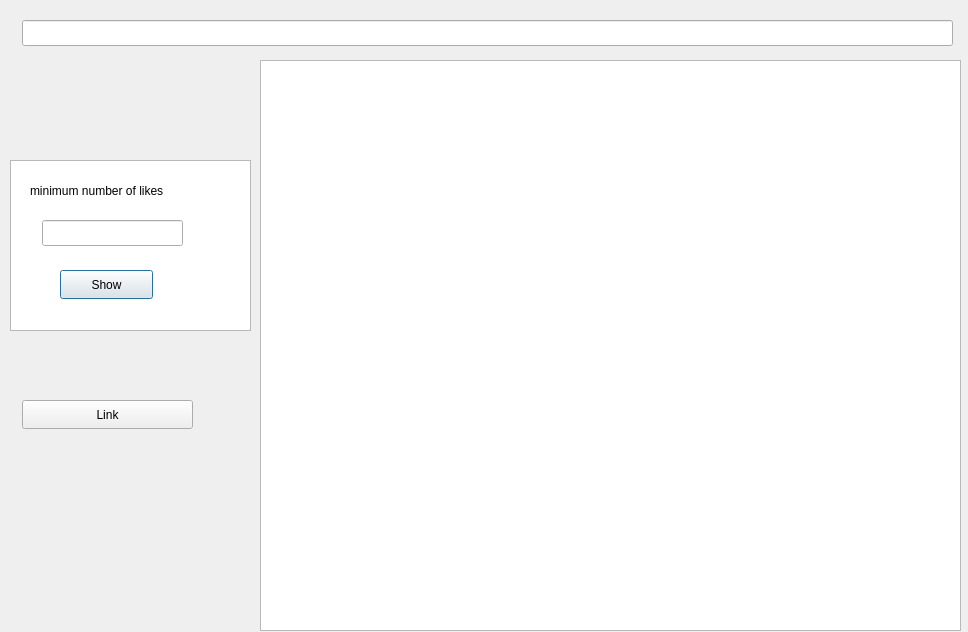
<?xml version="1.0" encoding="UTF-8"?>
<ui version="4.0">
 <class>VideoWindow</class>
 <widget class="QDialog" name="VideoWindow">
  <property name="geometry">
   <rect>
    <x>0</x>
    <y>0</y>
    <width>968</width>
    <height>632</height>
   </rect>
  </property>
  <property name="windowTitle">
   <string>Dialog</string>
  </property>
  <widget class="QTextEdit" name="textEdit">
   <property name="geometry">
    <rect>
     <x>10</x>
     <y>160</y>
     <width>241</width>
     <height>171</height>
    </rect>
   </property>
  </widget>
  <widget class="QTableView" name="tableView">
   <property name="geometry">
    <rect>
     <x>260</x>
     <y>60</y>
     <width>701</width>
     <height>571</height>
    </rect>
   </property>
  </widget>
  <widget class="QLabel" name="label">
   <property name="geometry">
    <rect>
     <x>30</x>
     <y>170</y>
     <width>211</width>
     <height>41</height>
    </rect>
   </property>
   <property name="text">
    <string>minimum number of likes</string>
   </property>
  </widget>
  <widget class="QLineEdit" name="lineEdit">
   <property name="geometry">
    <rect>
     <x>42</x>
     <y>220</y>
     <width>141</width>
     <height>26</height>
    </rect>
   </property>
  </widget>
  <widget class="QPushButton" name="pushButton">
   <property name="geometry">
    <rect>
     <x>60</x>
     <y>270</y>
     <width>93</width>
     <height>29</height>
    </rect>
   </property>
   <property name="text">
    <string>Show</string>
   </property>
  </widget>
  <widget class="QPushButton" name="pushButton_2">
   <property name="geometry">
    <rect>
     <x>22</x>
     <y>400</y>
     <width>171</width>
     <height>29</height>
    </rect>
   </property>
   <property name="text">
    <string>Link</string>
   </property>
  </widget>
  <widget class="QLineEdit" name="lineEdit_2">
   <property name="geometry">
    <rect>
     <x>22</x>
     <y>20</y>
     <width>931</width>
     <height>26</height>
    </rect>
   </property>
  </widget>
 </widget>
 <resources/>
 <connections/>
</ui>
